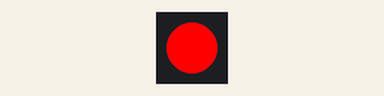
Bench run of a sketch on a simulated ESP8266 (NodeMCU). Parts: 1 RGB LEDs in strip order, left to right.

Above: at 0.2 s.
At 1.7 s:
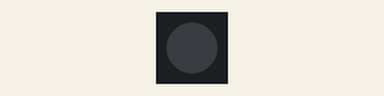
Timing chart, 0 to 3.0 s (numbered marks = the images above):
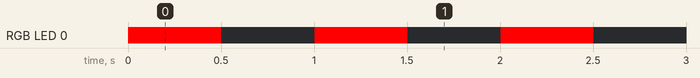

The sketch:

blink_led.ino
```cpp
#include "FastLED.h"

//wittycloud upload works with nodemcu 1.0
// Pin naming: D1, D2, ...

// How many leds in your strip?
#define NUM_LEDS 1

// For led chips like Neopixels, which have a data line, ground, and power, you just
// need to define DATA_PIN.  For led chipsets that are SPI based (four wires - data, clock,
// ground, and power), like the LPD8806 define both DATA_PIN and CLOCK_PIN
#define DATA_PIN D2
#define CLOCK_PIN 13

// Define the array of leds
CRGB leds[NUM_LEDS];

void setup() {
      FastLED.addLeds<WS2812B, DATA_PIN, GRB>(leds, NUM_LEDS);
}

void loop() {
  // Turn the LED on, then pause
  leds[0] = CRGB::Red;
  FastLED.show();
  delay(500);
  // Now turn the LED off, then pause
  leds[0] = CRGB::Black;
  FastLED.show();
  delay(500);
}
```

Measured:
- by itself, RGB LED 0: alternates RGB(255, 0, 0) for 0.50 s and off for 0.50 s
